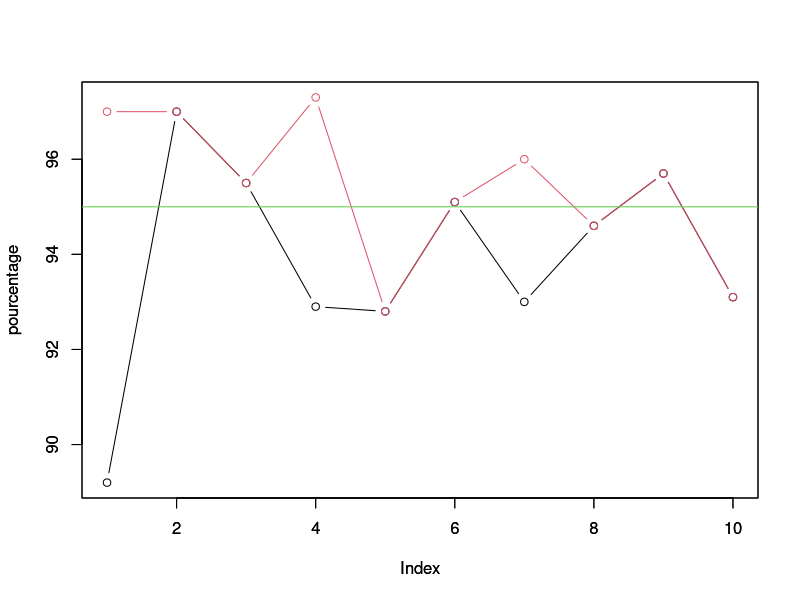

The R source for this figure: (Note: this script raises an error after producing the figure.)



table<-read.table("prBiden.txt", col.names = c("Etat","pr.Biden"))
head(table)

######################################

library(ggplot2)
library(parallel)
#install.packages("gridExtra")
library(gridExtra)

######################################

nEtats <- 51
N<-1000

######################################
##IC1 et IC2 ne sont plus utilises

IC2 <- function(prob, u = qnorm(0.975),n=100){
  ICmin<- (prob + ((u**2)/(2*n))-(u/sqrt(n))*sqrt((u**2)/(4*n)+prob*(1-prob)))/(1+((u**2)/n))
  ICmax<- (prob + ((u**2)/(2*n))+(u/sqrt(n))*sqrt((u**2)/(4*n)+prob*(1-prob)))/(1+((u**2)/n))
  return(list(ICmin=ICmin, ICmax = ICmax))
}

IC1 <- function(prob, u = qnorm(0.975),n=100){
  ICmin<- prob-u*sqrt(prob*(1-prob)/n)
  ICmax<- prob+u*sqrt(prob*(1-prob)/n) 
  return(list(ICmin=ICmin, ICmax = ICmax))
}

##Fonction qui regroupe les 2 IC
IC <- function(prob, u = qnorm(0.975),n=100){
  ICmin1<- prob-u*sqrt(prob*(1-prob)/n)
  ICmax1<- prob+u*sqrt(prob*(1-prob)/n) 
  ICmin2<- (prob + ((u**2)/(2*n))-(u/sqrt(n))*sqrt((u**2)/(4*n)+prob*(1-prob)))/(1+((u**2)/n))
  ICmax2<- (prob + ((u**2)/(2*n))+(u/sqrt(n))*sqrt((u**2)/(4*n)+prob*(1-prob)))/(1+((u**2)/n))
  return(list(ICmin1=ICmin1, ICmax1 = ICmax1,ICmin2=ICmin2, ICmax2 = ICmax2))
}




####### Test pour verifier si au moins 95% des elements entrent dans l'intervalle de confiance
simu1 <-function(N = 1000, n = 100, p = 0.5)
{
  count1<-0##Compteur pour méthode 1 
  count2<-0##Compteur pour méthode 2
  count3<-0
  u <- qnorm(0.975)
  list<-replicate(N,mean(rbinom(n,size = 1,prob = p)))##Génération de n proportions compris entre 0 et 1 suivant une loi binomiale
  
  for(x in list)
  {
    ICtest<-IC(prob=x,u = qnorm(0.975),n=n)
    if(p>ICtest$ICmin1 && p< ICtest$ICmax1)
    {##Si le x-ième événement est dans l’intervalle généré par la méthode 1
      count1<-count1+1##On incrémente 1 au compteur de la méthode 1
    }
    if(p>ICtest$ICmin2 && p<ICtest$ICmax2)
    {##Si le x-ième événement est dans l’intervalle généré par la méthode 1
      count2<-count2+1##On incrémente 1 au compteur de la méthode 1
    }
  }##Calcul du taux d’éléments dans l’intervalle généré par les deux méthodes
  return(list(pcount1=(count1/N)*100, pcount2=(count2/N)*100))
}
##Nous simulons la précision de l’intervalle avec un échantillon grandissant afin de simuler l’infini
simu1(N = 1000, n = 10, p = 0.5)


nb <- 10
res2 <- matrix(0,nrow = nb, ncol = 2)
for(i in 1:nb)
{
  s <- simu1(N = 1000, n = 10*i, p = 0.5)
  res2[i,] <- c(s$pcount1, s$pcount2)
}
ylim <- c(min(res2),max(res2))
plot(res2[,1], type = 'b', col = 1, ylim = ylim, ylab="pourcentage")
par(new = TRUE)
plot(res2[,2], type = 'b', col = 2, ylim = ylim, ylab="pourcentage")
abline(h=95, col = 3)


replicate(10,simu1(n=100))
replicate(10,simu1(n=200))
replicate(10,simu1(n=500))
replicate(10,simu1(n=1000))

######################################


simu1.2 <- function(n = 100, prob)
{
  tirage <- rbinom(n,size = 1,prob = prob)
  p1 <- mean(tirage)                 
  p2 <- 1 - p1
  
  ICmin1.p1<- IC(prob = p1)$ICmin1
  ICmax1.p1<- IC(prob = p1)$ICmax1
  ICmin2.p1 <- IC(prob = p1)$ICmin2
  ICmax2.p1 <- IC(prob = p1)$ICmax2
  
  ICmin1.p2<- IC(prob = p2)$ICmin1
  ICmax1.p2<- IC(prob = p2)$ICmax1
  ICmin2.p2 <- IC(prob = p2)$ICmin2
  ICmax2.p2 <- IC(prob = p2)$ICmax2
  
  df <- data.frame(
    Donnees = rep(c("evenement1","evenement2"),2),
    Proba = rep(c(p1,p2),2),
    method = rep(c("method1","method2"), each=2),
    ICmin = c(ICmin1.p1,ICmin1.p2,ICmin2.p1,ICmin2.p2),
    ICmax = c(ICmax1.p1,ICmax1.p2,ICmax2.p1,ICmax2.p2),
    stringsAsFactors = TRUE
  )
  return(df)
}

list.2 <- mclapply(1:N, FUN = simu1.2,
                 n = 1000,
                 prob = 0.5,
                 mc.cores = 1) #si pas sous windows, remplacer 1 par nb_cores

df.2 <- do.call(rbind, list)
df

ev1 <- df.2[df.2[,1] == "evenement1",1:5]
ev2 <- df.2[df.2[,1] == "evenement2",1:5]

pICmin.1 <- ggplot(ev1, aes(x = method, y = ICmin, color=method)) + geom_violin()
pICmin.1
pICmax.1 <- ggplot(ev1, aes(x = method, y = ICmax, color=method)) + geom_violin()
pICmax.1
pICmin.2 <- ggplot(ev2, aes(x = method, y = ICmin, color=method)) + geom_violin()
pICmin.2
pICmax.2 <- ggplot(ev2, aes(x = method, y = ICmax, color=method)) + geom_violin()
pICmax.2

grid.arrange(pICmin.1, pICmax.1, pICmin.2, pICmax.2, ncol=2, nrow=2)

######################################

simu2 <- function(i, n = 100, etat, prob)
{
  B <- prob[i]
  Tr <- 1 - B 
  
  ICmin1.B<- IC(prob = B)$ICmin1
  ICmax1.B<- IC(prob = B)$ICmax1
  ICmin2.B <- IC(prob = B)$ICmin2
  ICmax2.B <- IC(prob = B)$ICmax2
  
  ICmin1.Tr<- IC(prob = Tr)$ICmin1
  ICmax1.Tr<- IC(prob = Tr)$ICmax1
  ICmin2.Tr <- IC(prob = Tr)$ICmin2
  ICmax2.Tr <- IC(prob = Tr)$ICmax2
  
  df <- data.frame(
    Etat = etat[i],
    Candidats = rep(c("Biden","Trump"),2),
    Votes = rep(c(B,Tr),2),
    method = rep(c("method1","method2"),each=2),
    ICmin = c(ICmin1.B,ICmin1.Tr,ICmin2.B,ICmin2.Tr),
    ICmax = c(ICmax1.B,ICmax1.Tr,ICmax2.B,ICmax2.Tr),
    stringsAsFactors = TRUE
  )
  return(df)
}

list_results <- mclapply(1:nEtats, FUN = simu2,
                         n = 1000,
                         etat = table$Etat,
                         prob = table$pr.Biden,
                         mc.cores = 1) #si pas sous windows, remplacer 1 par nb_cores

df.BvsT <- do.call(rbind, list_results)
df.BvsT

#replicate au lieu de mclapply ; pas le r?sultat attendu, plus les titres 
#list_results <- replicate(nEtats, simu2(1:nEtats,n = 100, etat = Etats, prob = rpB))
#df1 <- do.call(rbind, list_results)
#df1

pB<- df.BvsT[df.BvsT[,2] == "Biden",1:6]
pT<- df.BvsT[df.BvsT[,2] == "Trump",1:6]

pICmin.B <- ggplot(pB, aes(x = method, y = ICmin, color=method)) + geom_violin()
pICmin.B
pICmin.T <- ggplot(pT, aes(x = method, y = ICmin, color=method)) + geom_violin()
pICmin.T
pICmax.B <- ggplot(pB, aes(x = method, y = ICmax, color=method)) + geom_violin()
pICmax.B
pICmax.T <- ggplot(pT, aes(x = method, y = ICmax, color=method)) + geom_violin()
pICmax.T

bp <- ggplot(df.BvsT, aes(x=Candidats, y=ICmin, color=Candidats)) +
  geom_boxplot() + 
  theme(legend.position = "none")
bp

grid.arrange(pICmin.B, pICmax.B, pICmin.T, pICmax.T, ncol=2, nrow=2)


